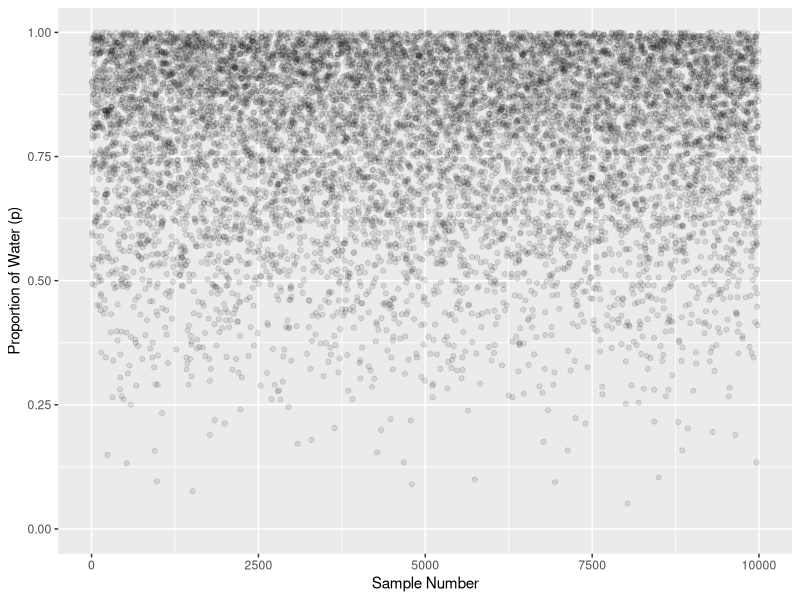
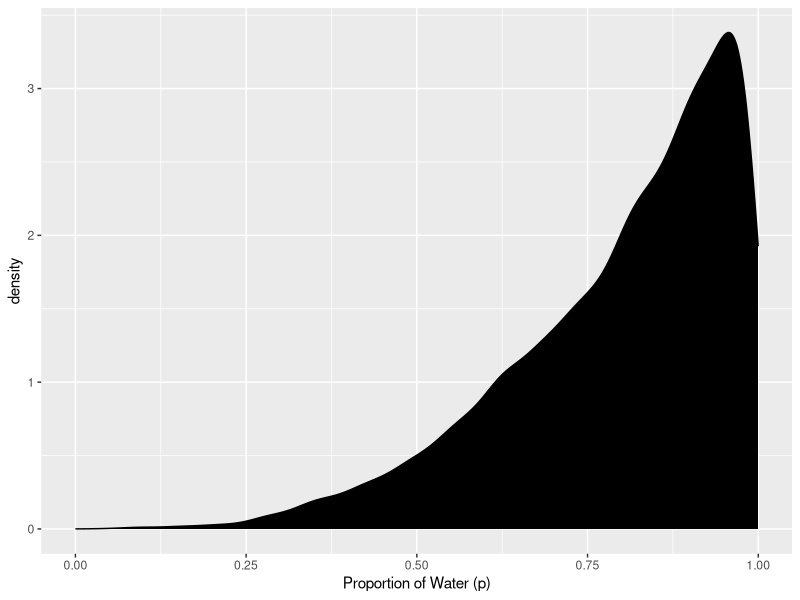
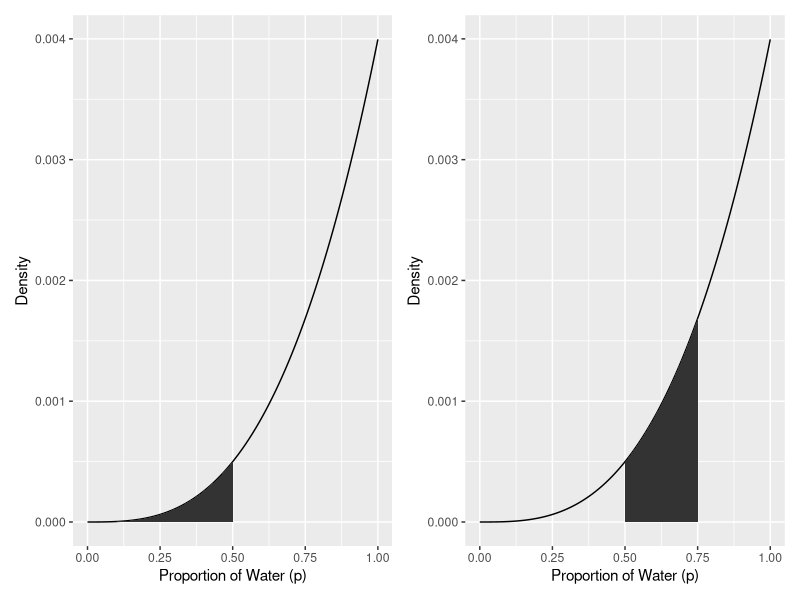
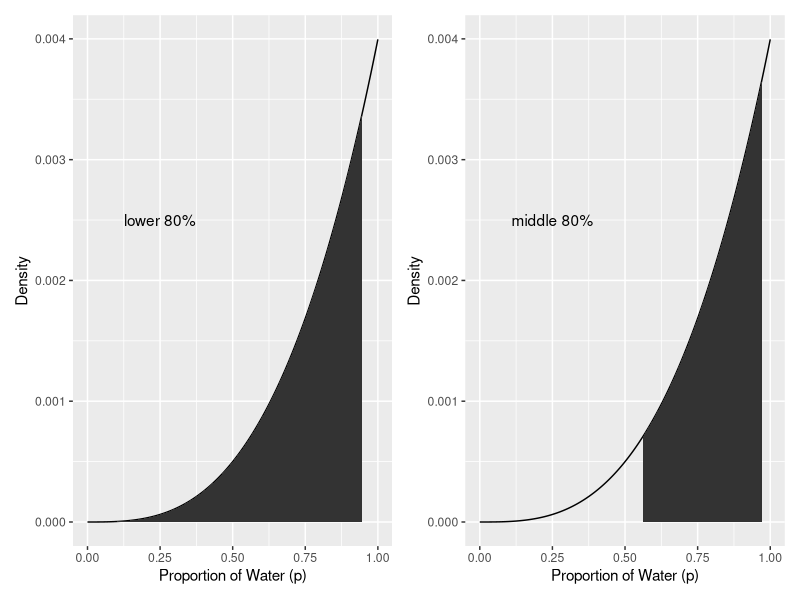

Here is the R script that generated these plots, in order:
## ---- chunk 1
knitr::opts_chunk$set(echo = TRUE)
## ---- chunk 2
library(tidyverse)
library(patchwork)
## ---- chunk 3
# generating globe-tossing samples:
n <- 1000
n_success <- 3
n_trials  <- 3
n_samples = 1e4
set.seed(1)

# generate a table of posteriors using a list of probabilities and a binomial distribution.
globe_toss <- tibble(p_grid = seq(from = 0, to = 1, length.out = n), 
       prior = 1
       ) %>% 
       mutate(likelihood = dbinom(x = n_success, size = n_trials, prob = p_grid),
              ustd_posterior = likelihood * prior,
              std_posterior = ustd_posterior/sum(ustd_posterior)
       )

# sample the data, weighted by the posterior probability.
samples <- globe_toss %>% 
  slice_sample(n = n_samples, weight_by = std_posterior, replace = T) 

samples %>% 
  mutate(sample_number = 1:n()) %>% 
  
  ggplot(aes(x = sample_number, y = p_grid)) +
    geom_point(alpha = 0.1) +
    scale_y_continuous("Proportion of Water (p)", limits = c(0,1)) +
    xlab("Sample Number")

## ---- chunk 4
samples %>% 
  ggplot(aes(x = p_grid)) +
  geom_density(fill = "black") +
  scale_x_continuous("Proportion of Water (p)", limits = c(0, 1))
## ---- chunk 5
#3.2 Sampling to summarize

# summarize how much of the posterior probability below 0.5.
samples %>% 
  filter(p_grid < 0.5) %>% 
  dplyr::summarise(sum = sum(std_posterior)) # gives 1.675, which does not make sense.

# summarize by frequency
samples %>% 
  filter(p_grid < 0.5) %>% 
  dplyr::summarise(sum = n()/(n_samples))

# summarize number of samples above and below the 0.5 threshold and include the cumulative probability.
samples %>% 
  count(p_grid < 0.5) %>% 
  mutate(probability = n / sum(n))

# calculate probabilities between thresholds:
samples %>% 
  filter(p_grid > 0.5 & p_grid < .75) %>% 
  summarise(sum = n() / n_samples, 
            percent = n() / n_samples * 100)

## ---- chunk 6
# plotting compatability intervals

p_left <- globe_toss %>% 
  ggplot(aes(x = p_grid, y = std_posterior)) +
    geom_line() +
    geom_area(data = globe_toss %>% filter(p_grid < 0.5)) +
    labs(x = "Proportion of Water (p)",
         y = "Density")

p_right <- globe_toss %>% 
  ggplot(aes(x = p_grid, y = std_posterior)) +
    geom_line() +
    geom_area(data = globe_toss %>% filter(p_grid < 0.75 & p_grid > 0.5)) +
    labs(x = "Proportion of Water (p)",
         y = "Density")


p_left + p_right
## ---- chunk 7
# get quantiles

q_80 <- quantile(samples$p_grid, prob = 0.8)

# alternate approach using pull and dplyr:
samples %>% 
  pull(p_grid) %>% 
  quantile(prob = 0.80)

# or
samples %>% 
  summarise(`10th percentile` = quantile(p_grid, p = 0.1),
            `90th percentile` = quantile(p_grid, p = 0.9)
           )

# or, for quick indexing
q10_and_q90 <- quantile(samples$p_grid, prob = c(0.1, 0.9))
  
## ---- chunk 8
# more plots
p_left_btm <- globe_toss %>% 
  ggplot(aes(p_grid, y = std_posterior)) +
  geom_line() +
  geom_area(data = globe_toss %>% filter(p_grid < q_80)) +
  annotate(geom = "text",
           x = 0.25, y = 0.0025,
           label = "lower 80%") +
  labs(x = "Proportion of Water (p)",
       y = "Density")

p_right_btm <- globe_toss %>% 
  ggplot(aes(p_grid, y = std_posterior)) +
  geom_line() +
  geom_area(data = globe_toss %>% filter(p_grid > q10_and_q90[1] & p_grid < q10_and_q90[2])) +
  annotate(geom = "text",
           x = 0.25, y = 0.0025,
           label = "middle 80%") +
  labs(x = "Proportion of Water (p)",
       y = "Density")

p_left_btm + p_right_btm
## ---- chunk 9
# probability intervals


